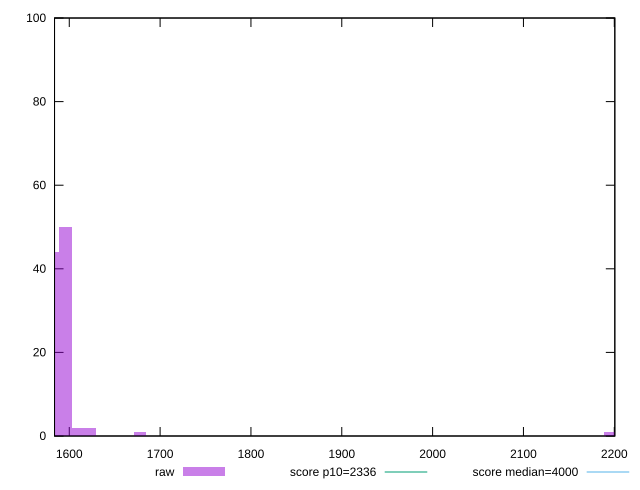

Source code (gnuplot):
reset

$raw <<EOF
2195.800033556012 1
1595.7056144475366 50
1609.3441239727292 2
1582.067104922344 44
1622.9826334979218 2
1677.5366715986925 1
EOF

set key outside below
set boxwidth 13.638509525192621
set xrange [1583.7735000000002:2200.5975000000008]
set yrange [0:100]
set trange [0:100]
set style fill transparent solid 0.5 noborder

set parametric
set terminal svg size 640, 490 enhanced background rgb 'white'
set output "report_00017_2021-02-10T15-08-03.406Z/first-meaningful-paint/samples/pages+cached+noadtech+nomedia+nocss/raw/histogram.svg"

plot $raw title "raw" with boxes, \
     2336,t title "score p10=2336", \
     4000,t title "score median=4000"

reset
